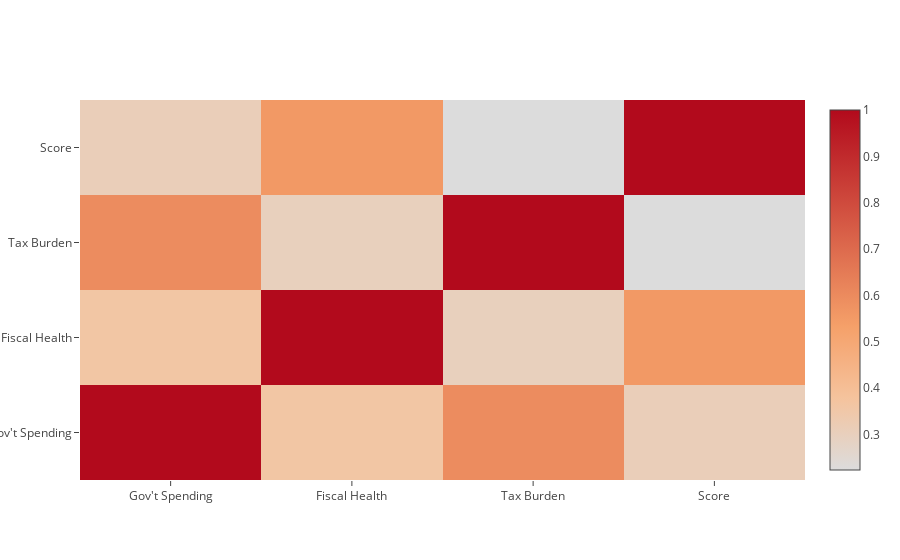

Notebook cell for this chart:
### Markdown cell above
**Analyzing the correlation between the score and the rule of law parameters:**
* The highest correlations between all features are found in the rule of law parameters, specifically the property rights and the government integrity.

### Code cell
visualizers_1.visualize_feature_correlation(countries_involved_data,government_size_data)

### Figure 1 — Plotly figure (JSON) as saved in the notebook; plotly's stock layout.template omitted (floating-point values rounded to 4 significant figures)
{"data": [{"colorscale": "Reds", "type": "heatmap", "x": ["Gov't Spending", "Fiscal Health", "Tax Burden", "Score"], "y": ["Gov't Spending", "Fiscal Health", "Tax Burden", "Score"], "z": [[1, 0.3613, 0.5965, 0.3094], [0.3613, 1, 0.2997, 0.556], [0.5965, 0.2997, 1, 0.2232], [0.3094, 0.556, 0.2232, 1]]}], "layout": {}}
